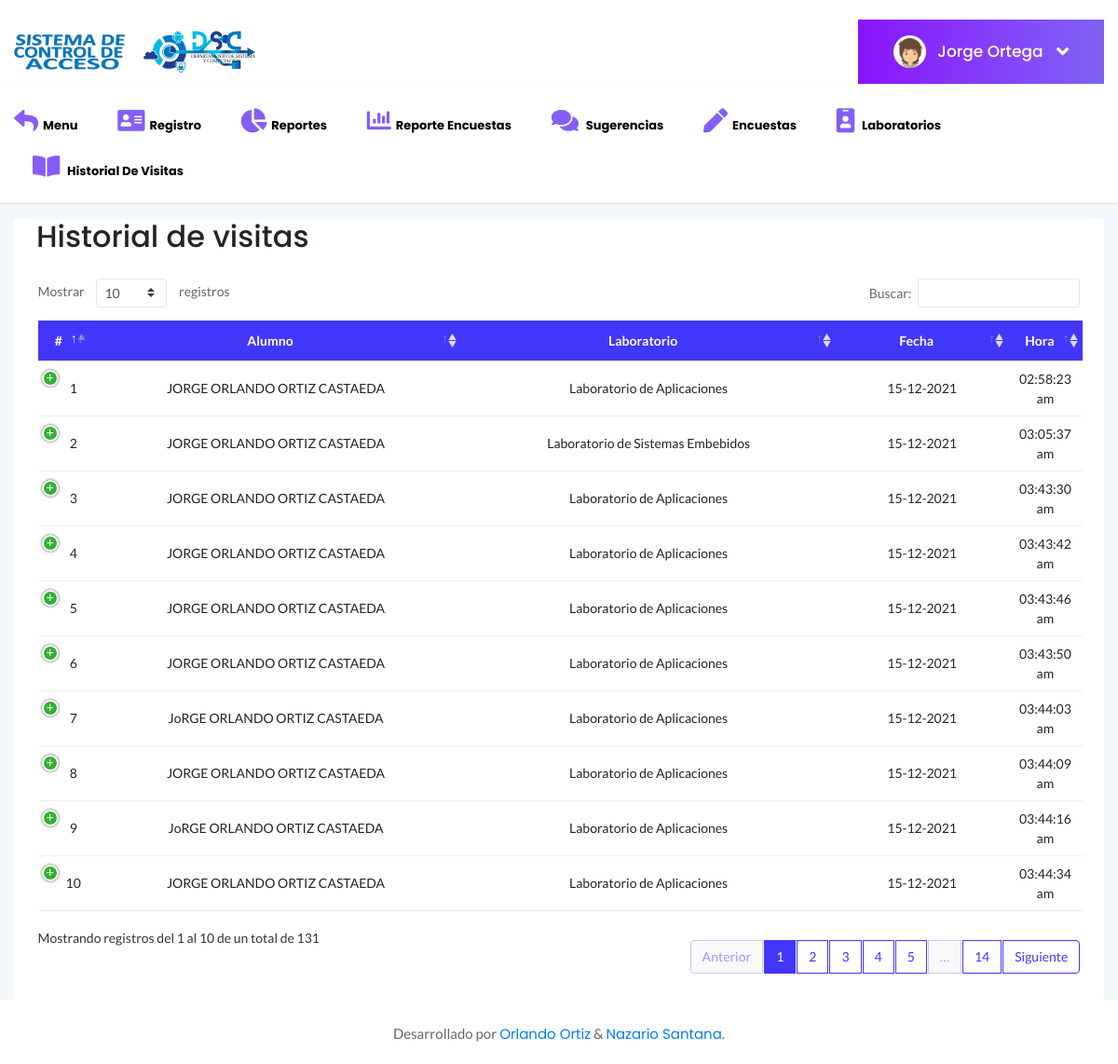
Page /SCA/Historial (signed in) on the committed database.
### tables this page shows
CREATE TABLE IF NOT EXISTS `registro` (
  `id` int(10) NOT NULL AUTO_INCREMENT,
  `alumno` varchar(50) DEFAULT NULL,
  `laboratorio` varchar(50) DEFAULT NULL,
  `fecha` varchar(50) DEFAULT NULL,
  `hora` varchar(50) DEFAULT NULL,
  PRIMARY KEY (`id`)
);

### SCA/controladores/plantilla.controlador.php (called while the page is built)
<?php
class ControladorPlantilla{
	public function ctrPlantilla(){
		include "vistas/plantilla.php";
	}
}

### SCA/index.php (called while the page is built, shortened)
<?php
require_once "controladores/plantilla.controlador.php";
require_once "controladores/residentes.controlador.php";
require_once "controladores/registro.controlador.php";
require_once "controladores/sugerencia.controlador.php";
require_once "controladores/inicio.controlador.php";
require_once "modelos/sugerencia.modelo.php";
$plantilla = new ControladorPlantilla();
$plantilla->ctrPlantilla();

### SCA/controladores/sugerencia.controlador.php (called while the page is built, shortened)
<?php
class ControladorSugerencia
{
    public static function ctrMostrarHistorial($item, $valor)
    {
        $tabla = "registro";
        $respuesta = ModeloSugerencia::MdlMostrarHistorial($tabla, $item, $valor);
        return $respuesta;
    }
}

### SCA/modelos/conexion.php (called while the page is built)
<?php
class Conexion
{
	static public function conectar()
	{
		$link = new PDO("mysql:host=localhost;dbname=u297166837_cat","u297166837_dsc","DSCiti2021");
		$link->exec("set names utf8");
		return $link;
	}
}

### SCA/modelos/sugerencia.modelo.php (called while the page is built, shortened)
<?php
require_once "conexion.php";
class ModeloSugerencia
{
    public static function MdlMostrarHistorial($tabla, $item, $valor)
    {
        if ($item != null) {
            $stmt = Conexion::conectar()->prepare("SELECT * FROM $tabla WHERE $item = :$item");
            $stmt->bindParam(":" . $item, $valor, PDO::PARAM_STR);
            $stmt->execute();
            return $stmt->fetch();
        } else {
            $stmt = Conexion::conectar()->prepare("SELECT * FROM $tabla ORDER BY fecha DESC");
            $stmt->execute();
            return $stmt->fetchAll();
        }
    }
}

### SCA/vistas/modulos/Historial.php (the view, shortened to what this page needs)
<div class="col-12 mt-3">
    <div class="card">
        <h2 class="ml-4">Historial de visitas</h2>
        <div class="card-body">
            <div class="data-tables datatable-primary">
                <table class="text-center tablaES">
                    <thead class="text-capitalize">
                        <tr>
                            <th>#</th>
                            <th>Alumno</th>
                            <th>Laboratorio</th>
                            <th>fecha</th>
                            <th>Hora</th>
                        </tr>
                    </thead>
                    <tbody>
                        <?php
                        $item = null;
                        $valor = null;
                        $docentes = ControladorSugerencia::ctrMostrarHistorial($item, $valor);
                        $c = 0;
                        foreach ($docentes as $key => $value) {
                            if ($value["alumno"] != "NA") {
                                $c++;
                                echo '<tr>
                                        <td width="2%">' . $c . '</td>
                                        <td width="40%">' . $value["alumno"] . '</td>
                                        <td width="40%">' . $value["laboratorio"] . '</td>
                                        <td width="20%">' . $value["fecha"] . '</td>
                                        <td width="18%">' . $value["hora"] . '</td>
                                        <td></td>
                                    </tr>';
                            }
                        }
                        ?>
                    </tbody>
                </table>
            </div>
        </div>
    </div>
</div>

### SCA/vistas/assets/css/styles.css (style rules this page uses)
.card { border: none; border-radius: 4px; background-color: #fff; -webkit-transition: all 0.3s ease 0s; transition: all 0.3s ease 0s; }
.card-body { padding: 25.6px; padding: 1.6rem; }
table tr th { border-bottom: none; }
table tr th, table tr td { border-top: 1px solid rgba(120, 130, 140, 0.13) !important; }
.datatable-primary thead { background: #4336fb; color: #fff; }
table.dataTable.no-footer { border-bottom: 1px solid rgba(120, 130, 140, 0.13) !important; }
table.dataTable thead th, table.dataTable thead td { border-bottom-color: transparent; }

### rows in the picture
registro: alumno "JORGE ORLANDO ORTIZ CASTAEDA", laboratorio "Laboratorio de Aplicaciones", fecha "15-12-2021", hora "02:58:23 am"
registro: alumno "JORGE ORLANDO ORTIZ CASTAEDA", laboratorio "Laboratorio de Sistemas Embebidos", fecha "15-12-2021", hora "03:05:37 am"
registro: alumno "JORGE ORLANDO ORTIZ CASTAEDA", laboratorio "Laboratorio de Aplicaciones", fecha "15-12-2021", hora "03:43:30 am"
registro: alumno "JORGE ORLANDO ORTIZ CASTAEDA", laboratorio "Laboratorio de Aplicaciones", fecha "15-12-2021", hora "03:43:42 am"
registro: alumno "JORGE ORLANDO ORTIZ CASTAEDA", laboratorio "Laboratorio de Aplicaciones", fecha "15-12-2021", hora "03:43:46 am"
registro: alumno "JORGE ORLANDO ORTIZ CASTAEDA", laboratorio "Laboratorio de Aplicaciones", fecha "15-12-2021", hora "03:43:50 am"
registro: alumno "JoRGE ORLANDO ORTIZ CASTAEDA", laboratorio "Laboratorio de Aplicaciones", fecha "15-12-2021", hora "03:44:03 am"
registro: alumno "JORGE ORLANDO ORTIZ CASTAEDA", laboratorio "Laboratorio de Aplicaciones", fecha "15-12-2021", hora "03:44:09 am"
registro: alumno "JoRGE ORLANDO ORTIZ CASTAEDA", laboratorio "Laboratorio de Aplicaciones", fecha "15-12-2021", hora "03:44:16 am"
registro: alumno "JORGE ORLANDO ORTIZ CASTAEDA", laboratorio "Laboratorio de Aplicaciones", fecha "15-12-2021", hora "03:44:34 am"

### other values in the picture
$_SESSION['nombre'] "Jorge Ortega"
